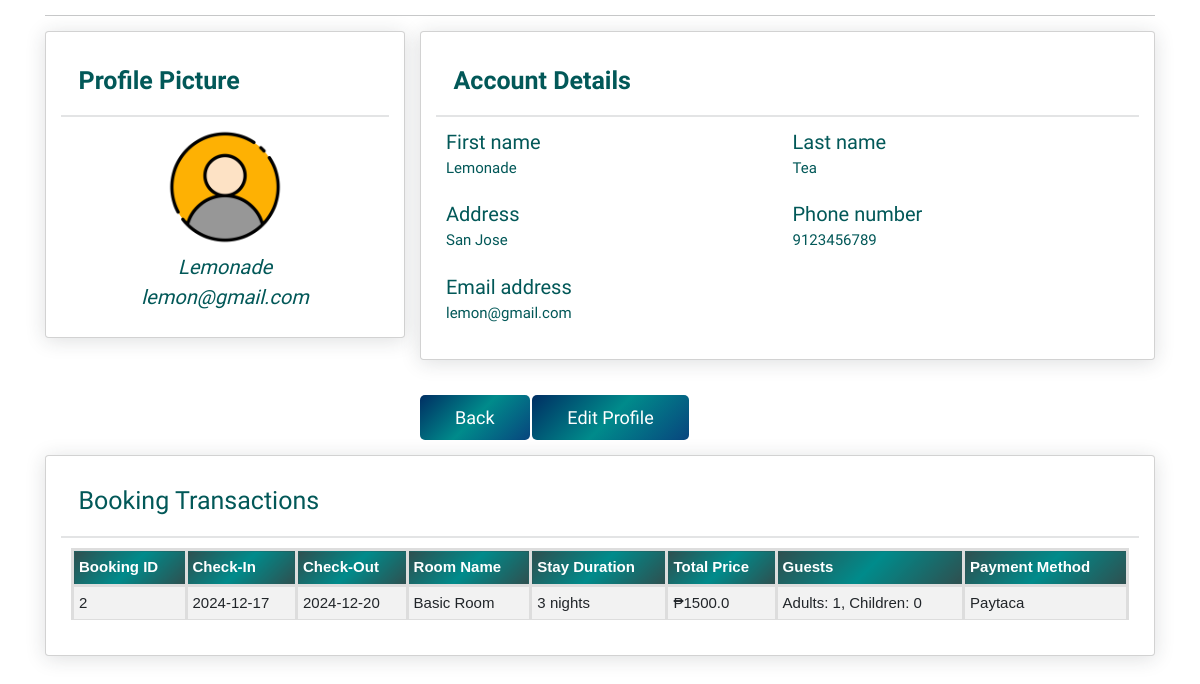
/profile (signed in), run on the app's committed database.
### tables this page shows
CREATE TABLE "GUEST" (
	"guest_id"	INTEGER NOT NULL UNIQUE,
	"firstname"	TEXT NOT NULL,
	"lastname"	TEXT NOT NULL,
	"gender"	TEXT,
	"cel_num"	INTEGER NOT NULL,
	"address"	TEXT,
	"email"	TEXT NOT NULL UNIQUE,
	"password"	TEXT NOT NULL,
	PRIMARY KEY("guest_id" AUTOINCREMENT)
);

CREATE TABLE PAYMENT (
    payment_id INTEGER PRIMARY KEY AUTOINCREMENT,
    guest_id INTEGER,
    booking_id INTEGER,
    payment_method TEXT,
    FOREIGN KEY (guest_id) REFERENCES GUEST(guest_id),
    FOREIGN KEY (booking_id) REFERENCES BOOKING(booking_id)
);

CREATE TABLE BOOKING (
    booking_id INTEGER PRIMARY KEY AUTOINCREMENT,
    guest_id INT,
    check_in DATE,
    check_out DATE,
    adult_guest INT,
    child_guest INT,
    room_name VARCHAR(50), stay_duration INTEGER, total_price REAL,
    FOREIGN KEY (guest_id) REFERENCES GUEST(guest_id)
);

### app.py (the view)
@app.route('/profile', methods=["GET"])
def profile():
    if 'user_info' not in session:
        flash("You need to log in to view your profile.")
        return redirect(url_for('login'))
    user_email = session['user_info']['email']
    con = sqlite3.connect(currentdirectory + '\data.db')
    c = con.cursor()
    query = """
    SELECT
        B.booking_id,
        B.check_in,
        B.check_out,
        B.room_name,
        B.stay_duration,
        B.total_price,
        B.adult_guest,
        B.child_guest,
        P.payment_method
    FROM
        BOOKING B
    LEFT JOIN
        PAYMENT P ON B.booking_id = P.booking_id
    JOIN
        GUEST G ON B.guest_id = G.guest_id
    WHERE
        G.email = ?
    ORDER BY
        B.check_in DESC
    """
    c.execute(query, (user_email,))
    user_bookings = c.fetchall()
    query = "SELECT firstname, lastname, gender, cel_num, address, email FROM GUEST WHERE email = ?"
    c.execute(query, (user_email,))
    updated_info = c.fetchone()
    con.close()
    if updated_info:
        session['user_info'] = {
            "firstname": updated_info[0],
            "lastname": updated_info[1],
            "gender": updated_info[2],
            "cel_num": updated_info[3],
            "address": updated_info[4],
            "email": updated_info[5],
        }
    return render_template("profile.html",
                           user_info=session['user_info'],
                           user_bookings=user_bookings)

### templates/profile.html (shortened to what this page needs)
<!DOCTYPE html>
<html>
<head>
    <link href="https://cdn.jsdelivr.net/npm/bootstrap@5.3.0/dist/css/bootstrap.min.css" rel="stylesheet">
    <link rel="stylesheet" href="/static/style.css">
    <link href="{{ url_for('static', filename='css/style.css') }}" rel="stylesheet">
</head>
<body>
    <div class="container-xl px-4 mt-4">
        <hr class="mt-0 mb-4">
        <div class="row">
            <div class="col-xl-4">
                <div class="card mb-4 mb-xl-0">
                    <div class="card-header">Profile Picture</div>
                    <div class="card-body text-center">
                        <img class="img-account-profile rounded-circle mb-2" src="static/images/profile.png" alt="">
                        <div class="font-italic">{{ user_info.firstname }}</div>
                        <div class="font-italic">{{ user_info.email }}</div>
                    </div>
                </div>
            </div>
            <div class="col-xl-8">
                <div class="card mb-4">
                    <div class="card-header">Account Details</div>
                    <div class="card-body">
                        <form>
                            <div class="row gx-3 mb-3">
                                <div class="col-md-6">
                                    <label class="font" for="inputFirstName">First name</label>
                                    <p>{{user_info.firstname}}</p>
                                </div>
                                <div class="col-md-6">
                                    <label class="font" for="inputLastName">Last name</label>
                                    <p>{{user_info.lastname}}</p>
                                </div>
                            </div>
                            <div class="row gx-3 mb-3">
                                <div class="col-md-6">
                                    <label class="font" for="inputLocation">Address</label>
                                    <p>{{user_info.address}}</p>
                                </div>
                                <div class="col-md-6">
                                    <label class="font" for="inputPhone">Phone number</label>
                                    <p>{{ user_info.cel_num }}</p>
                                </div>
                            </div>
                            <div class="mb-3">
                                <label class="font" for="inputEmailAddress">Email address</label>
                                <p>{{ user_info.email }}</p>
                            </div>
                        </form>
                    </div>
                </div>
                <div class="mom">
                    <a class="first btn btn-secondary" href="{{ url_for('index') }}">Back</a>
                    <a class="save btn btn-primary" href="{{ url_for('edit') }}">Edit Profile</a>
                </div>
            </div>
        </div>
        <div class="card mt-4">
            <div class="card-header">
                <h3>Booking Transactions</h3>
            </div>
            <div class="card-body">
                {% if user_bookings %}
                <table class="table table-striped">
                    <thead>
                        <tr>
                            <th>Booking ID</th>
                            <th>Check-In</th>
                            <th>Check-Out</th>
                            <th>Room Name</th>
                            <th>Stay Duration</th>
                            <th>Total Price</th>
                            <th>Guests</th>
                            <th>Payment Method</th>
                        </tr>
                    </thead>
                    <tbody>
                        {% for booking in user_bookings %}
                        <tr>
                            <td>{{ booking[0] }}</td>
                            <td>{{ booking[1] }}</td>
                            <td>{{ booking[2] }}</td>
                            <td>{{ booking[3] }}</td>
                            <td>{{ booking[4] }} nights</td>
                            <td>₱{{ (booking[5]) }}</td>
                            <td>Adults: {{ booking[6] }}, Children: {{ booking[7] }}</td>
                            <td>{{ booking[8] or 'Not Specified' }}</td>
                        </tr>
                        {% endfor %}
                    </tbody>
                </table>
                {% else %}
                <p>No booking transactions found.</p>
                {% endif %}
            </div>
        </div>
    </div>
</body>
</html>

### static/style.css (style rules this page uses)
* { margin: 0; padding:0; box-sizing: border-box; font-family: Verdana, Geneva, Tahoma, sans-serif; outline: none; border: none; text-transform: normal; transition:.2s linear; }
html { font-size: 62.5%; scroll-behavior: smooth; scroll-padding-top: 6rem; overflow-x:hidden; background-color: rgb(255, 255, 255); }
.btn { display: inline-block ; margin-top: 1rem; border-radius: 5rem; background:mediumseagreen; color: #fff; padding:.9rem 3.5rem; cursor: pointer; font-size: 1.7rem; border-width: 3px; border-radius: 5px; border-color: #ffffff; }
table { width: 100%; border-collapse: collapse; margin-bottom: 20px; }
th, td { border: 3px solid #ddd; padding: 8px; text-align: left; }
th { background:linear-gradient(135deg, #2F4F4F, #008b8b, #2F4F4F); color: white; box-shadow: 0 .5rem 1rem rgb(48, 47, 47); }
.card-body img { width: 120px; }
.img-account-profile { width: 12rem; height: 12rem; }
.card-header { color: #025858; }
.rounded-circle { border-radius: 50% !important; }
.card { box-shadow: 0 0.25rem 2rem 0 rgb(33 40 50 / 15%); padding: 1.5rem; }
.card-body label { color: #025858; }
.card .card-header { font-weight: 700; font-size: 2.5rem; }
.card-header:first-child { border-radius: 0.35rem 0.35rem 0 0; }
.card-header { padding: 1.5rem 1.75rem; margin-bottom: 0; background-color:rgb(255, 255, 255);; border-bottom: 2px solid rgba(33, 40, 50, 0.125); }
.col-md-6 label { color: #025858; font-family: "Fjalla One", sans-serif; }
.card-header { color: #025858; font-family: "Fjalla One", sans-serif; }
.card-body .font-italic { font-family: "Fjalla One", sans-serif; color: #025858; }
.card-body .col-md-6 label { font-size: 20px; }
.card-body .col-md-6 p { font-size: 15px; color: #025858; font-family: "Fjalla One", sans-serif; }
.card-body .mb-3 label { font-size: 20px; font-family: "Fjalla One", sans-serif; }
.card-body .mb-3 p { font-size: 15px; color: #025858; font-family: "Fjalla One", sans-serif; }
.mom .first { margin-top: 20px; background:linear-gradient(135deg, #002e63, #008b8b, #08457e); border: none; color: white; font-size: 18px; font-family: "Fjalla One", sans-serif; }
.mom .save { margin-top: 20px; background:linear-gradient(135deg, #002e63, #008b8b, #08457e); border: none; font-family: "Fjalla One", sans-serif; }
.card .card-header h3 { font-family: "Fjalla One", sans-serif; font-size: 25px; }
.card-body table th { color: white; }
.card-body { font-size: 15px; }
.save { text-align: right; font-size: 1.8rem; }
.font-italic { font-size: 2rem; font-style: italic; }
.font { font-size: 1.5rem; font:senrif; }

### data on the page
GUEST: firstname "Lemonade", email "lemon@gmail.com", lastname "Tea", address "San Jose", cel_num "9123456789"
PAYMENT: booking_id "2", check_in "2024-12-17", check_out "2024-12-20", room_name "Basic Room", stay_duration "3", adult_guest "1", child_guest "0", payment_method "Paytaca"
BOOKING: total_price "1500.0"
